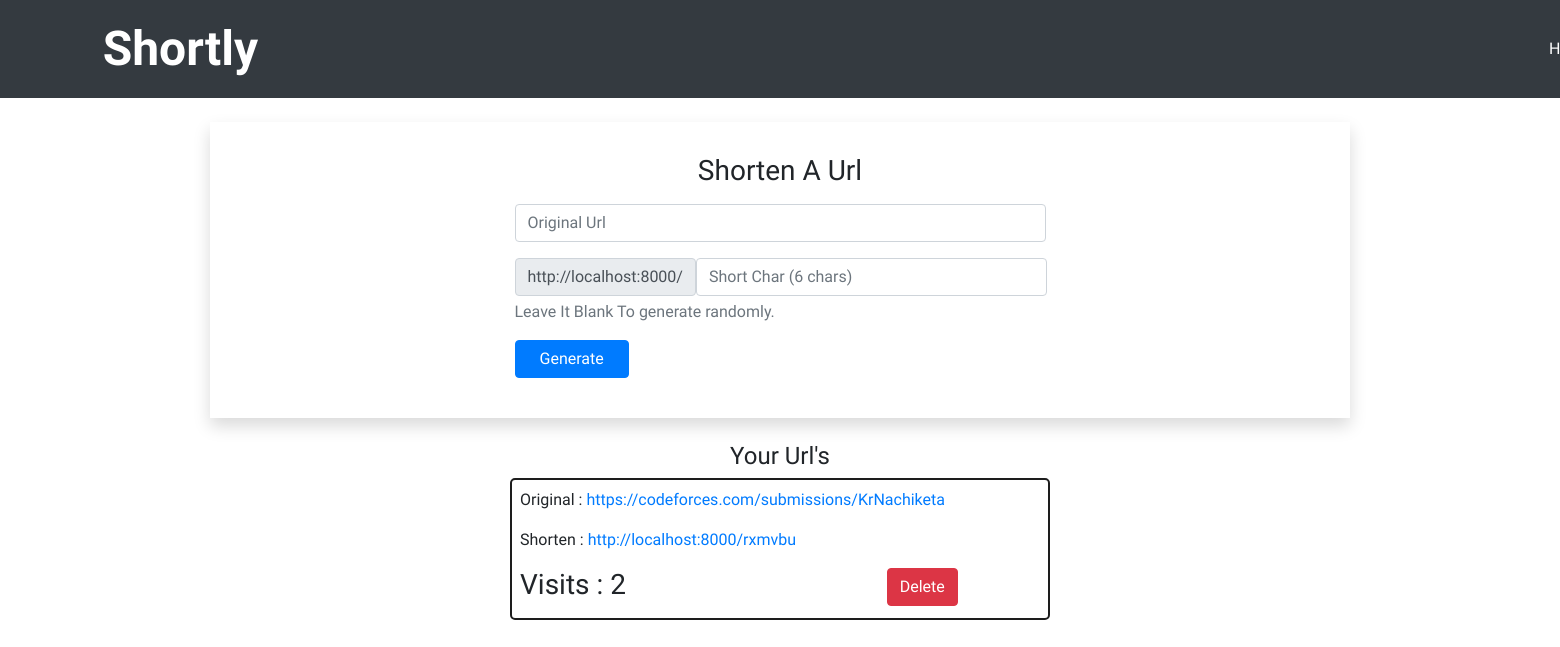
Before: /dashboard/ (signed in) with the older database file.
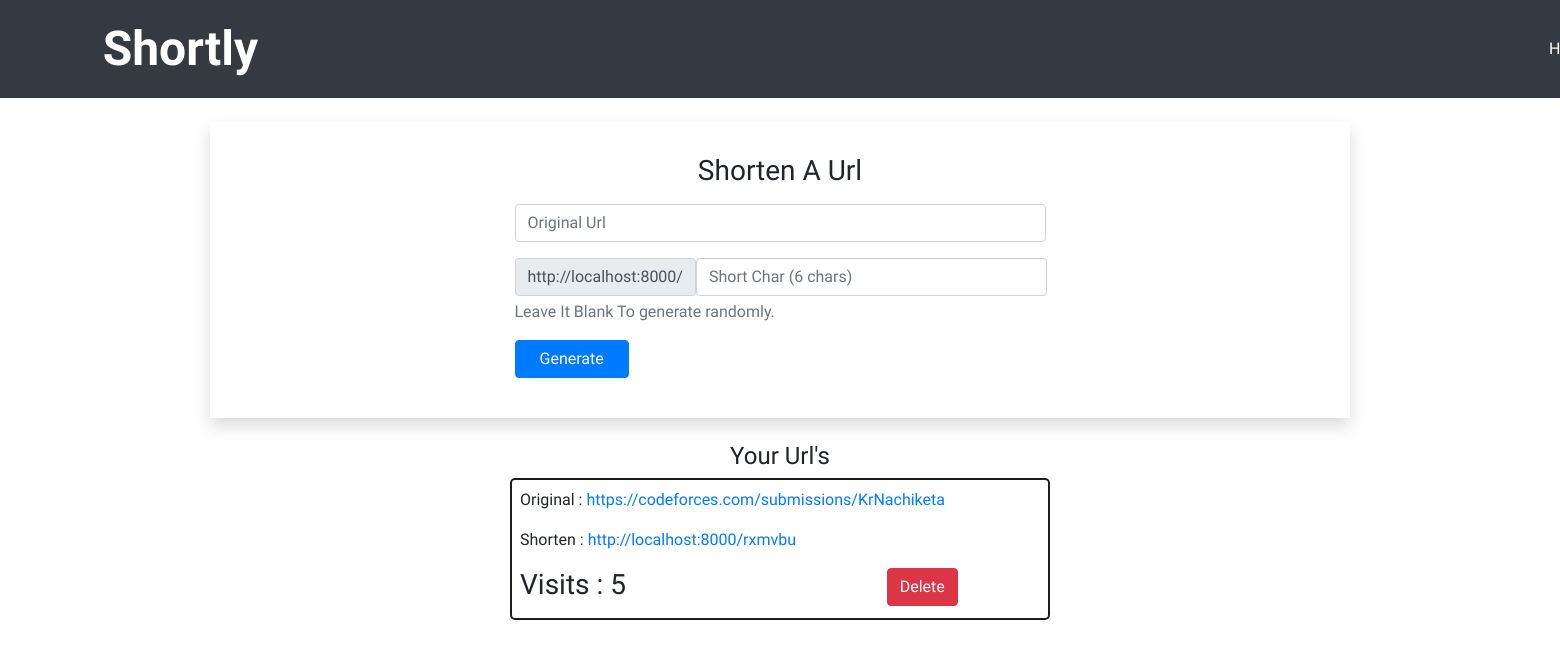
After: the same page with the newer database file.
### urlhandler/models.py (models this page shows)
class shorturl(models.Model):
    original_url = models.URLField(blank=False)
    short_query = models.CharField(blank=False, max_length=8)
    visits = models.IntegerField(default=0)
    user = models.ForeignKey(User, on_delete=models.CASCADE)

### urlhandler/views.py (the view)
# urls.py: path('dashboard/',dashboard, name="dashboard"),
@login_required(login_url='/login/')
def dashboard(request):
    usr = request.user
    urls = shorturl.objects.filter(user=usr)
    return render(request, 'dashboard.html', {'urls': urls})

### templates/dashboard.html (shortened to what this page needs)
{% extends 'nav.html' %}
{% block content %}
<div class="container shadow p-4">
    <div class="row">
        <div class="col-12 text-center py-2">
            <h3>Shorten A Url</h3>
        </div>
        <div class="col-10 col-sm-10 col-md-6 mx-auto">
            <form action="{% url 'generate'%}" method="POST">
                <div class="form-group">
                    <input type="url" name="original" class="form-control" placeholder="Original Url">
                </div>
                <div class="form-group">
                    <div class="input-group-prepend">
                        <div class="input-group-text">http://localhost:8000/</div>
                        <input type="text" name="short" class="form-control" placeholder="Short Char (6 chars)"
                            maxlength="6" id="short">
                    </div>
                    <p id="shorthelp" class="form-text text-muted">Leave It Blank To generate randomly.</p>
                </div>
                <div class="form-group">
                    <input type="submit" class="btn btn-primary px-4" value="Generate">
                </div>
            </form>
        </div>
    </div>
</div>
<div class="container my-4">
    <div class="row">
        <div class="col-12 text-center">
            <h4>Your Url's</h4>
        </div>
    </div>
    <div class="row justify-content-between">
        {% for u in urls %}
        <div class="col-10 col-sm-10 col-md-6 mb-2 mx-auto">
            <div style="overflow: hidden;" class="customcontainer p-2">
                <p style="text-overflow: ellipsis;">Original : <a href="{{ u.original_url }}" target="_blank"
                        class="card-link">{{ u.original_url }}</a>
                </p>
                <p>Shorten : <a href="http://localhost:8000/{{ u.short_query }}" target="_blank"
                        class="card-link">http://localhost:8000/{{ u.short_query }}</a></p>
                <div class="row justify-content-between">
                    <div class="col-6 col-sm-6 ">
                        <h3>Visits : {{ u.visits }} </h3>
                    </div>
                    <div class="col-4">
                        <form action="{% url 'deleteurl' %}" method="post">
                            <input type="submit" class="btn btn-danger" value="Delete">
                        </form>
                    </div>
                </div>
            </div>
        </div>
        {% endfor %}
    </div>
</div>
</body>
</html>
{% endblock %}

### templates/nav.html (shortened to what this page needs)
<!DOCTYPE html>
<html lang="en">
<head>
  <link rel="stylesheet" href="https://stackpath.bootstrapcdn.com/bootstrap/4.5.0/css/bootstrap.min.css"
>
</head>
<body>
  <nav class="navbar navbar-expand-lg navbar-dark bg-dark">
      <div class="container-fluid">
        <a class="navbar-brand" href="#"><font size="+6"><b>&nbsp;&nbsp;&nbsp;&nbsp;&nbsp;&nbsp;Shortly&nbsp;&nbsp;&nbsp;&nbsp;&nbsp;&nbsp;&nbsp;&nbsp;&nbsp;&nbsp;&nbsp;&nbsp;&nbsp;&nbsp;&nbsp;&nbsp;&nbsp;&nbsp;&nbsp;&nbsp;&nbsp;&nbsp;&nbsp;&nbsp;&nbsp;&nbsp;
          &nbsp;&nbsp;&nbsp;&nbsp;&nbsp;&nbsp;&nbsp;&nbsp;&nbsp;&nbsp;&nbsp;&nbsp;&nbsp;&nbsp;&nbsp;&nbsp;&nbsp;&nbsp;&nbsp;&nbsp;&nbsp;&nbsp;&nbsp;&nbsp;&nbsp;&nbsp;&nbsp;&nbsp;&nbsp;&nbsp;&nbsp;&nbsp;&nbsp;&nbsp;&nbsp;&nbsp;&nbsp;&nbsp;&nbsp;&nbsp;&nbsp;&nbsp;&nbsp;&nbsp;&nbsp;&nbsp;&nbsp;&nbsp;&nbsp;&nbsp;&nbsp;&nbsp;&nbsp;&nbsp;&nbsp;&nbsp;&nbsp;&nbsp;&nbsp;&nbsp;&nbsp;&nbsp;&nbsp;&nbsp;&nbsp;&nbsp;&nbsp;&nbsp;&nbsp;&nbsp;&nbsp;&nbsp;&nbsp;&nbsp;&nbsp;&nbsp;&nbsp;&nbsp;&nbsp;</b></font></a>
        <div class="collapse navbar-collapse" id="navbarSupportedContent">
          <ul class="navbar-nav me-auto mb-2 mb-lg-0">
            <li class="nav-item">
              <a class="nav-link active" aria-current="page" href="{%url 'home' %}">Home</a>
            </li>
          </ul>
        </div>
      </div>
    </nav>
  <br>
  {% block content %} {% endblock %}

### templates/nav.html (style rules this page uses)
body { font-family: 'Baloo Thambi 2', cursive; }

### templates/dashboard.html (style rules this page uses)
.customcontainer { min-width: 100%; border: 2px solid #1d1d1d; border-radius: 5px; max-width: 100%; height: 100%; }

Changed rows visible on the page:
changed shorturl "https://codeforces.com/submissions/KrNachiketa": visits "2" → "5"
